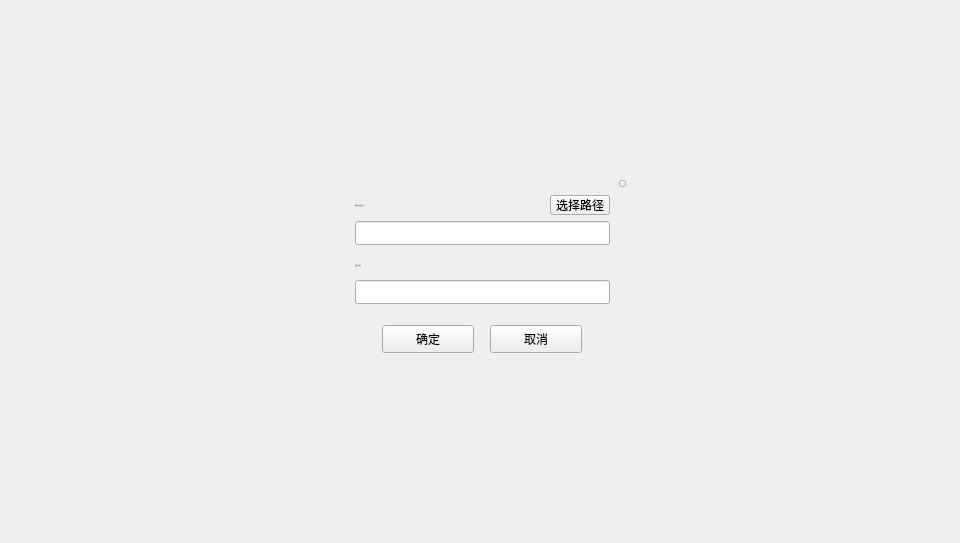
<?xml version="1.0" encoding="UTF-8"?>
<ui version="4.0">
 <class>SelectColdKeyFileDialog</class>
 <widget class="QDialog" name="SelectColdKeyFileDialog">
  <property name="geometry">
   <rect>
    <x>0</x>
    <y>0</y>
    <width>960</width>
    <height>543</height>
   </rect>
  </property>
  <property name="windowTitle">
   <string>Dialog</string>
  </property>
  <widget class="QWidget" name="widget" native="true">
   <property name="geometry">
    <rect>
     <x>0</x>
     <y>0</y>
     <width>960</width>
     <height>543</height>
    </rect>
   </property>
   <widget class="QWidget" name="containerWidget" native="true">
    <property name="geometry">
     <rect>
      <x>330</x>
      <y>175</y>
      <width>300</width>
      <height>193</height>
     </rect>
    </property>
    <widget class="QLineEdit" name="pkFileLineEdit">
     <property name="geometry">
      <rect>
       <x>25</x>
       <y>46</y>
       <width>255</width>
       <height>24</height>
      </rect>
     </property>
     <property name="font">
      <font>
       <family>微软雅黑</family>
       <pointsize>10</pointsize>
      </font>
     </property>
     <property name="contextMenuPolicy">
      <enum>Qt::DefaultContextMenu</enum>
     </property>
     <property name="styleSheet">
      <string notr="true"/>
     </property>
     <property name="text">
      <string/>
     </property>
     <property name="readOnly">
      <bool>false</bool>
     </property>
    </widget>
    <widget class="QLineEdit" name="pwdLineEdit">
     <property name="geometry">
      <rect>
       <x>25</x>
       <y>105</y>
       <width>255</width>
       <height>24</height>
      </rect>
     </property>
     <property name="font">
      <font>
       <family>微软雅黑</family>
       <pointsize>10</pointsize>
      </font>
     </property>
     <property name="contextMenuPolicy">
      <enum>Qt::DefaultContextMenu</enum>
     </property>
     <property name="styleSheet">
      <string notr="true"/>
     </property>
     <property name="text">
      <string/>
     </property>
     <property name="echoMode">
      <enum>QLineEdit::Password</enum>
     </property>
     <property name="readOnly">
      <bool>false</bool>
     </property>
    </widget>
    <widget class="QToolButton" name="closeBtn">
     <property name="geometry">
      <rect>
       <x>289</x>
       <y>5</y>
       <width>7</width>
       <height>7</height>
      </rect>
     </property>
     <property name="cursor">
      <cursorShape>PointingHandCursor</cursorShape>
     </property>
     <property name="focusPolicy">
      <enum>Qt::NoFocus</enum>
     </property>
     <property name="styleSheet">
      <string notr="true"/>
     </property>
     <property name="text">
      <string/>
     </property>
    </widget>
    <widget class="QToolButton" name="pathBtn">
     <property name="geometry">
      <rect>
       <x>220</x>
       <y>20</y>
       <width>60</width>
       <height>20</height>
      </rect>
     </property>
     <property name="font">
      <font>
       <family>微软雅黑</family>
       <weight>50</weight>
       <italic>false</italic>
       <bold>false</bold>
      </font>
     </property>
     <property name="cursor">
      <cursorShape>PointingHandCursor</cursorShape>
     </property>
     <property name="focusPolicy">
      <enum>Qt::NoFocus</enum>
     </property>
     <property name="styleSheet">
      <string notr="true"/>
     </property>
     <property name="text">
      <string>选择路径</string>
     </property>
    </widget>
    <widget class="QLabel" name="label">
     <property name="geometry">
      <rect>
       <x>25</x>
       <y>20</y>
       <width>180</width>
       <height>20</height>
      </rect>
     </property>
     <property name="font">
      <font>
       <family>微软雅黑</family>
       <pointsize>-1</pointsize>
       <weight>50</weight>
       <italic>false</italic>
       <bold>false</bold>
      </font>
     </property>
     <property name="styleSheet">
      <string notr="true">color: rgb(137, 129, 161);
font: 11px &quot;微软雅黑&quot;;</string>
     </property>
     <property name="text">
      <string>选择冷钱包私钥文件</string>
     </property>
     <property name="wordWrap">
      <bool>true</bool>
     </property>
    </widget>
    <widget class="QToolButton" name="okBtn">
     <property name="geometry">
      <rect>
       <x>52</x>
       <y>150</y>
       <width>92</width>
       <height>28</height>
      </rect>
     </property>
     <property name="font">
      <font>
       <family>微软雅黑</family>
      </font>
     </property>
     <property name="cursor">
      <cursorShape>PointingHandCursor</cursorShape>
     </property>
     <property name="styleSheet">
      <string notr="true"/>
     </property>
     <property name="text">
      <string>确定</string>
     </property>
    </widget>
    <widget class="QToolButton" name="cancelBtn">
     <property name="geometry">
      <rect>
       <x>160</x>
       <y>150</y>
       <width>92</width>
       <height>28</height>
      </rect>
     </property>
     <property name="cursor">
      <cursorShape>PointingHandCursor</cursorShape>
     </property>
     <property name="styleSheet">
      <string notr="true"/>
     </property>
     <property name="text">
      <string>取消</string>
     </property>
    </widget>
    <widget class="QLabel" name="label_2">
     <property name="geometry">
      <rect>
       <x>25</x>
       <y>80</y>
       <width>180</width>
       <height>20</height>
      </rect>
     </property>
     <property name="font">
      <font>
       <family>微软雅黑</family>
       <pointsize>-1</pointsize>
       <weight>50</weight>
       <italic>false</italic>
       <bold>false</bold>
      </font>
     </property>
     <property name="styleSheet">
      <string notr="true">color: rgb(137, 129, 161);
font: 11px &quot;微软雅黑&quot;;</string>
     </property>
     <property name="text">
      <string>私钥文件密码</string>
     </property>
     <property name="wordWrap">
      <bool>true</bool>
     </property>
    </widget>
   </widget>
  </widget>
 </widget>
 <resources/>
 <connections/>
</ui>
